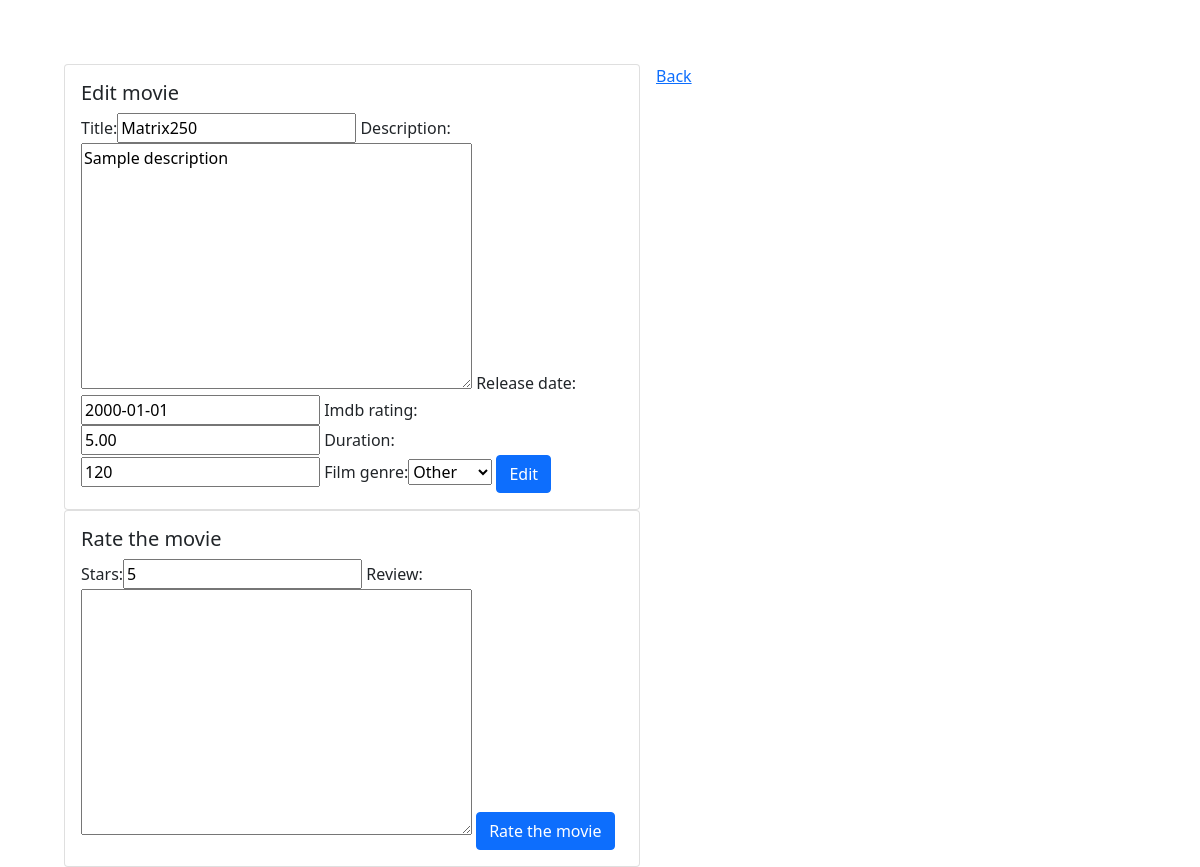
/movie_library/edit/5/ (signed in), run on the app's committed database.
### movie_library_app/models.py (models this page shows, shortened)
class Movie(models.Model):
    title = models.CharField(max_length=255, blank=False, unique=True, default='Matrix')
    description = models.TextField(blank=True, unique=False, default='Sample description')
    release_date = models.DateField(unique=False, default='2000-01-01')
    imdb_rating = models.DecimalField(max_digits=4, decimal_places=2, default=5)
    poster = models.ImageField(upload_to="posters", null=True, blank=True)
    bonus_info = models.OneToOneField(BonusInfo, on_delete=models.CASCADE, null=True, blank=True)

class BonusInfo(models.Model):
    FILM_GENRE = {
        (0, 'Other'),
        (1, 'Comedy'),
        (2, 'Horror'),
        (3, 'Drama'),
        (4, 'Action')
    }
    duration = models.PositiveSmallIntegerField(default=120)
    film_genre = models.PositiveSmallIntegerField(default=0, choices=FILM_GENRE)

### movie_library_app/views.py (the view)
# urls.py: path('edit/<int:id>/', edit_movie, name='edit_movie'),
@login_required()
def edit_movie(request, id):
    movie = get_object_or_404(Movie, pk=id)
    try:
        bonus = BonusInfo.objects.get(movie=movie.id)
    except ObjectDoesNotExist:
        bonus = None
    try:
        rev = Review.objects.filter(film=movie)
    except ObjectDoesNotExist:
        rev = None
    movie_form = MovieForm(request.POST or None, request.FILES or None, instance=movie)
    bonus_form = BonusInfoForm(request.POST or None, instance=bonus)
    review_form = ReviewForm(request.POST or None)
    if request.method == "POST":
        if "stars" in request.POST:
            review = review_form.save(commit=False)
            review.film = movie
            review.save()
    if all((movie_form.is_valid(), bonus_form.is_valid())):
        movie = movie_form.save(commit=False)
        bonus_info = bonus_form.save()
        movie.bonus_info = bonus_info
        movie.save()
        return redirect(all_movies)
    return render(
        request,
        "movie_form.html",
        {
            "form": movie_form,
            "bonus_form": bonus_form,
            'rev': rev,
            'review_form': review_form,
            "new": False,
        },
    )

### movie_library_app/forms.py
class MovieForm(ModelForm):
    class Meta:
        model = Movie
        fields = ["title", "description", "release_date", "imdb_rating"]

class BonusInfoForm(ModelForm):
    class Meta:
        model = BonusInfo
        fields = ['duration', 'film_genre']

### templates/movie_form.html (shortened to what this page needs)
{% extends 'main.html' %}
{% load bootstrap %}
{% block site %}
    <div class="card" style="width: 36rem; float: left; margin-right: 1rem;">
      <div class="card-body">
          {% if new  %}
            <h5 class="card-title">New movie</h5>
          {% else %}
            <h5 class="card-title">Edit movie</h5>
          {%endif%}
            <form method="post" enctype="multipart/form-data">
                {{ form|bootstrap }}
                {{ bonus_form|bootstrap }}
                    {% if new  %}
                        <button type="submit" class="btn btn-primary"> Add movie </button>
                    {% else %}
                        <button type="submit" class="btn btn-primary">Edit</button>
                    {%endif%}
            </form>
      </div>
    </div>
    <div class="card" style="width: 36rem; float: left; margin-right: 1rem;">
      <div class="card-body">
          <h5 class="card-title">Rate the movie</h5>
          <form method="post" enctype="multipart/form-data">
              {{review_form|bootstrap }}
              <button type="submit" class="btn btn-primary"> Rate the movie </button>
          </form>
      </div>
    </div>
    <a href="{% url 'all_movies' %}">Back</a>
{% endblock %}

### static/my.css (style rules this page uses)
body { padding: 4rem; }
.card { width:40rem; }

### data on the page
Movie: title "Matrix250", description "Sample description", release_date "2000-01-01", imdb_rating "5.00"
BonusInfo: duration "120", film_genre "Other"
